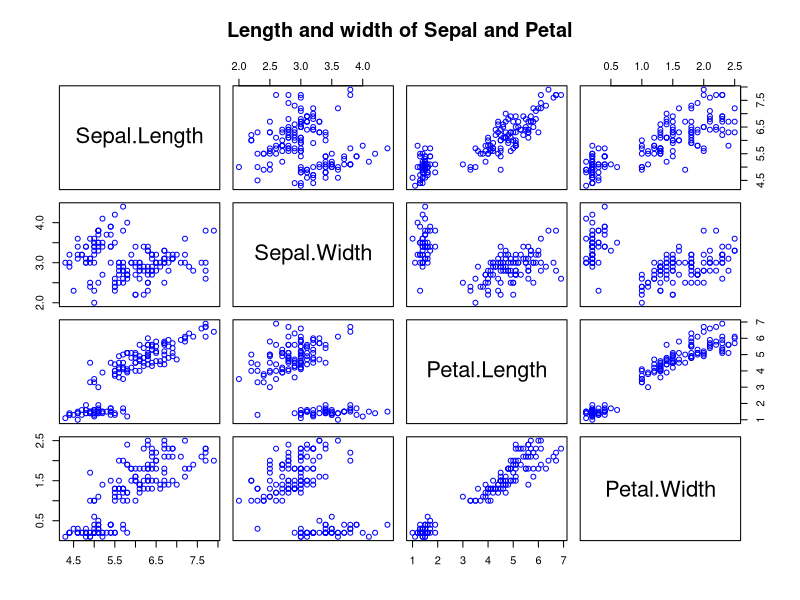
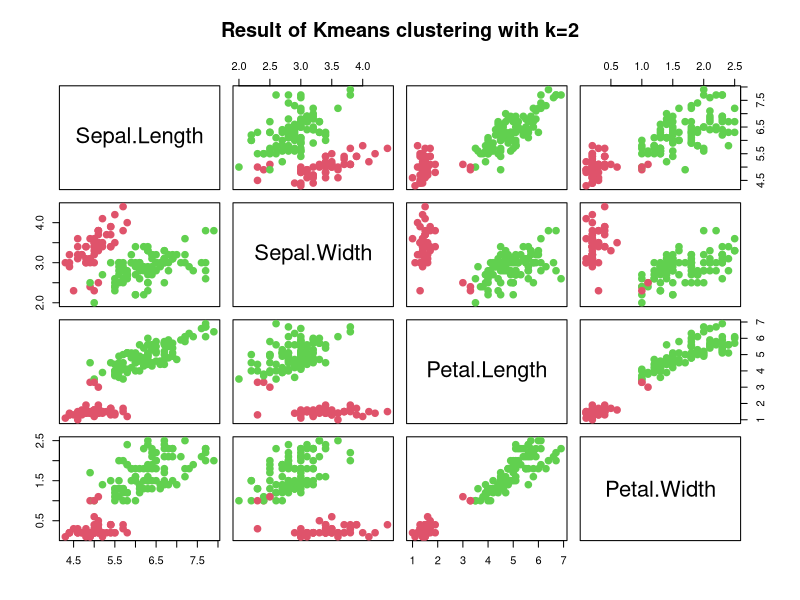
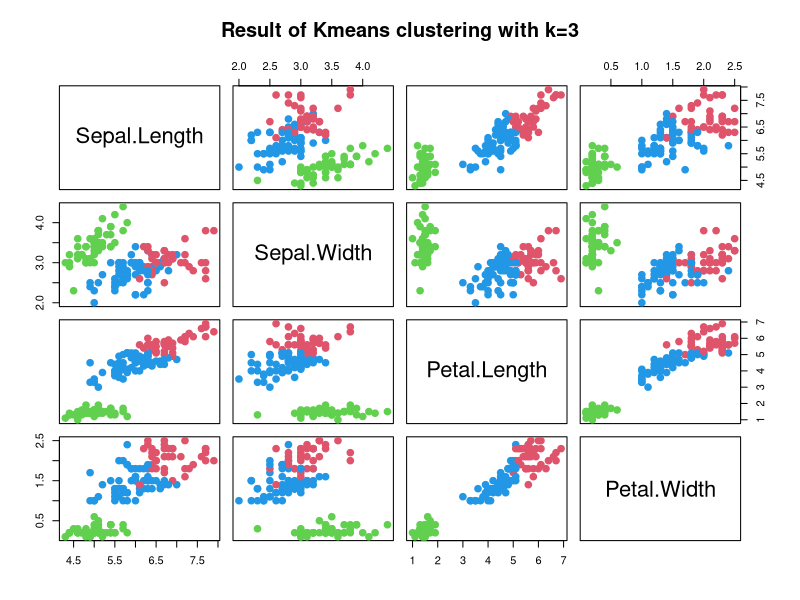
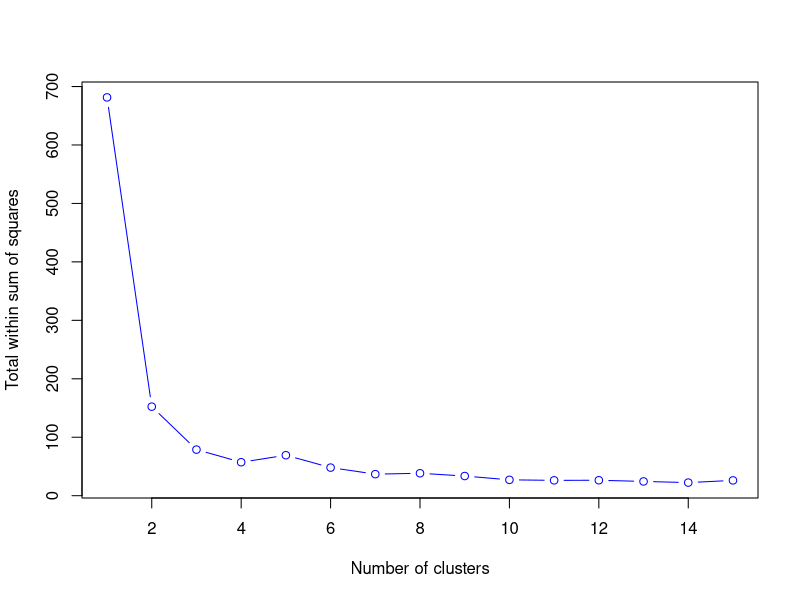

Recreate these plots in R, in order.
#Vaishnavi Rastogi
#PREDICTION USING UNSUPERVISED ML

data=iris
head(data)
str(data)
summary(data)
str(data$Species)
summary(data$Species)

df=data[,1:4]
library(ggplot2)
plot(df,main="Length and width of Sepal and Petal",col="blue")
km1=kmeans(df,2,nstart=100)
km1
km1$cluster
plot(df,col=(km1$cluster+1),main="Result of Kmeans clustering with k=2",pch=20,cex=2)

km2=kmeans(df,3,nstart=100)
km2
km2$cluster
plot(df,col=(km2$cluster+1),main="Result of Kmeans clustering with k=3",pch=20,cex=2)

x=rep(0,15)
for(i in 1:15)
{
  c1=kmeans(df,i)
  x[i]=c1$tot.withinss
}
x
plot(c(1:15),x,ylab="Total within sum of squares",xlab="Number of clusters",type="b",col="blue")
# after 2 clusters the observed difference in the within-cluster dissimilarity is not substantial. 
#Consequently, we can say with some reasonable confidence that the optimal number of clusters to be used is 2.